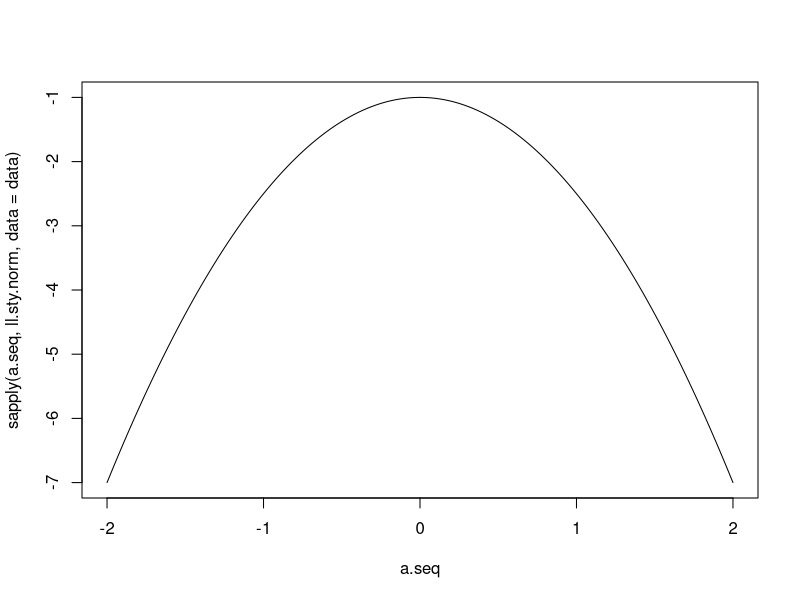
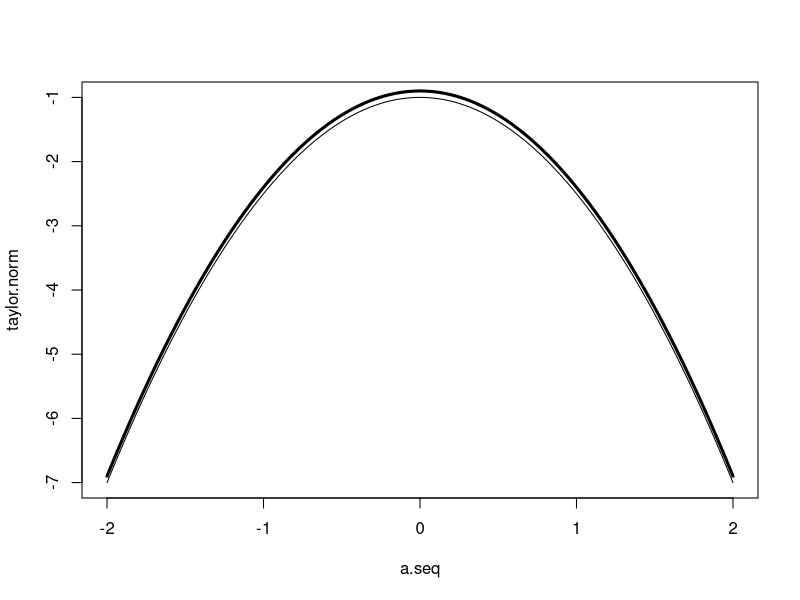
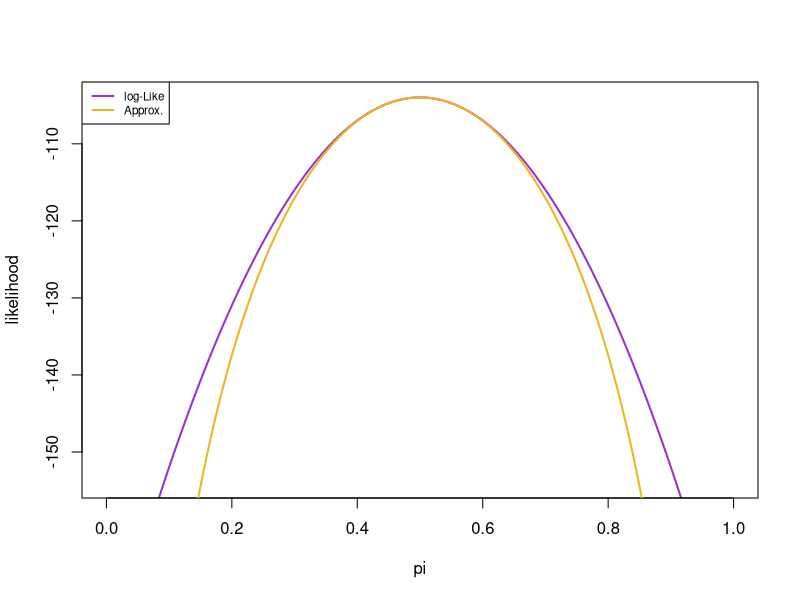
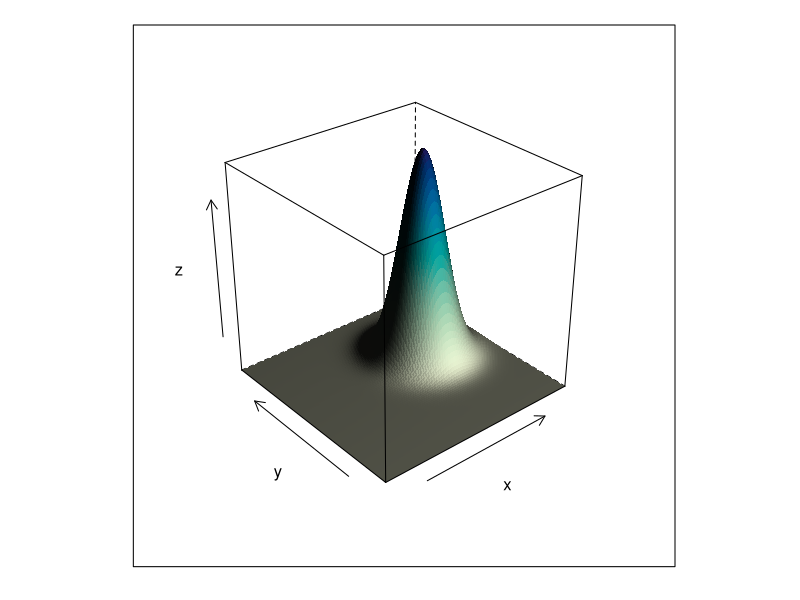
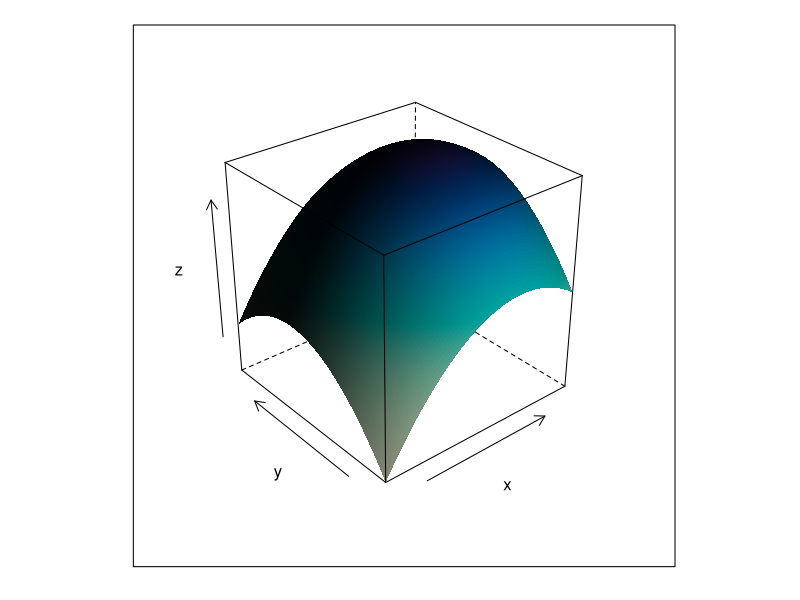
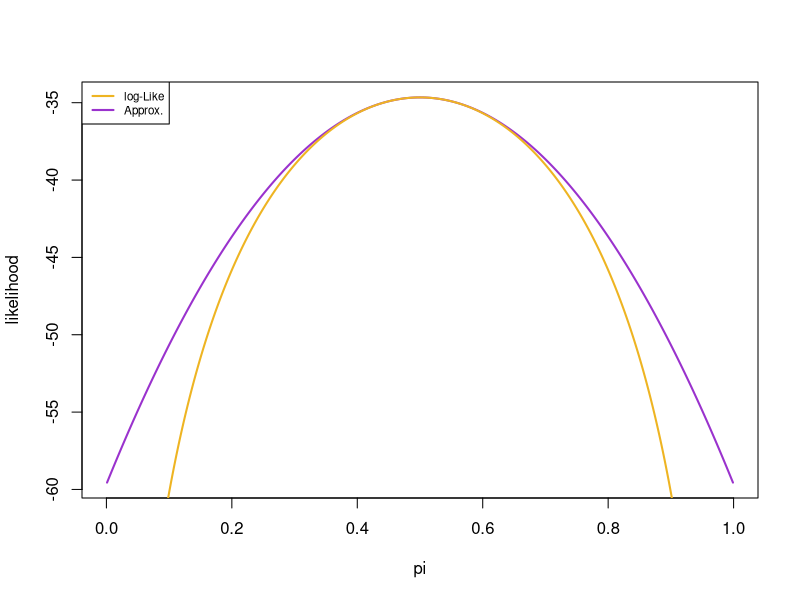

R code for these plots, in order:
setwd("C:/Documents and Settings/Iain Osgood/My Documents/Iain's Stuff/Gov 2001/PS3")

# 1
data <- c(-1,0,1)

ll.sty.norm <- function(beta, data){
  loglike <- sum(-.5*(data-beta)^2)
  return(loglike)
}

opt <- optim(par = .3, ll.sty.norm, data = data, control = list(fnscale = -1), method = "BFGS", hessian = TRUE)
opt$par
opt$hessian

a.seq <- seq(-2, 2, by = .001)

plot(a.seq, sapply(a.seq, ll.sty.norm, data = data), type = "l")

taylor.norm <- -1 + -1.5*a.seq^2

plot(a.seq, taylor.norm, type = "l")
points(a.seq, sapply(a.seq, ll.sty.norm, data = data)+.1, type = "l", lwd = 3)


# 2 
data <- c(6,5,3,5,6)

ll.binom <- function(pi, data, n = 10){
  log.like <- sum(data*log(pi) + (n-data)*log(1-pi))
  return(log.like)
}

opt.binom <- optim(par = .2, ll.binom, data = data, n = 10, control = list(fnscale = -1), method = "BFGS", hessian = TRUE)

pdf(file = "22.pdf", width = 4, height = 4, family = "Helvetica", pointsize = 10)
a.seq <- seq(from = .001, to = .999, by = .001) 
taylor.binom <- opt.binom$value + opt.binom$hessian/2*(a.seq-.5)^2
plot(a.seq, taylor.binom, type = "l", lwd = 2, col = "darkorchid3", 
     xlab = "pi", ylab = "likelihood")
points(a.seq, sapply(a.seq, ll.binom, data = data, n = 10), type = "l", lwd = 2, col = "goldenrod2")
legend(x = "topleft", legend = c("log-Like", "Approx."), lty = c(1,1),
       lwd = c(2,2), col = c("goldenrod2", "darkorchid3"), cex = .7)
dev.off()

# to see how the quadratic approximation improves, try repeating the data
# note that I standardized the likelihood ratio (i.e. the log-likelihood difference
# by always limiting the range to 50
data <- rep(c(6,5,3,5,6), 3)

ll.binom <- function(pi, data, n = 10){
  log.like <- sum(data*log(pi) + (n-data)*log(1-pi))
  return(log.like)
}

opt.binom <- optim(par = .2, ll.binom, data = data, n = 10, control = list(fnscale = -1), method = "BFGS", hessian = TRUE)

a.seq <- seq(from = .001, to = .999, by = .001) 
taylor.binom <- opt.binom$value + opt.binom$hessian/2*(a.seq-.5)^2
plot(a.seq, taylor.binom, type = "l", lwd = 2, col = "darkorchid3", 
     xlab = "pi", ylab = "likelihood", ylim = c(max(taylor.binom) - 50,max(taylor.binom)))
points(a.seq, sapply(a.seq, ll.binom, data = data, n = 10), type = "l", lwd = 2, col = "goldenrod2")
legend(x = "topleft", legend = c("log-Like","Approx."), lty = c(1,1),
       lwd = c(2,2), col = c("darkorchid3","goldenrod2"), cex = .7)



# 3
mvn <- function(xy){
  x <- xy[1]
  y <- xy[2]
  z <- exp(-.5*((x-2)^2+(y-1)^2))
  return(z)
}

# install.packages("lattice")
library(lattice)

y <- x <- seq(-5,5, by = .1)
grid <- expand.grid(x,y)
names(grid) <- c("x","y")
grid$z <- apply(grid, 1, mvn)

wireframe(z ~ x + y, data = grid, shade = TRUE,
          # aspect = c(61/87, 0.4),
          light.source = c(10,0,10))

optim(par = c(0,1), fn = mvn, method="BFGS",hessian=T,control=list(fnscale=-1))
optim(par = c(5,5), fn = mvn, method="BFGS",hessian=T,control=list(fnscale=-1))

optim(par = c(5,5), fn = mvn, method="SANN",hessian=T,control=list(fnscale=-1, trace = 1))
optim(par = c(5,5), fn = mvn, method="Nelder-Mead",hessian=T,control=list(fnscale=-1, trace = 1))



l.mvn <- function(xy){
  x <- xy[1]
  y <- xy[2]
  z <- -.5*((x-2)^2+(y-1)^2)
  return(z)
}

x <- seq(-5,5, by = .1)
y <- seq(-5,5, by = .1)
grid <- expand.grid(x,y)
names(grid) <- c("x","y")
grid$z <- apply(grid, 1, l.mvn)

wireframe(z ~ x + y, data = grid, shade = TRUE,
          # aspect = c(61/87, 0.4),
          light.source = c(10,0,10))

optim(par = c(0,1), fn = l.mvn, method="BFGS",hessian=T,control=list(fnscale=-1))
optim(par = c(5,5), fn = l.mvn, method="BFGS",hessian=T,control=list(fnscale=-1))
